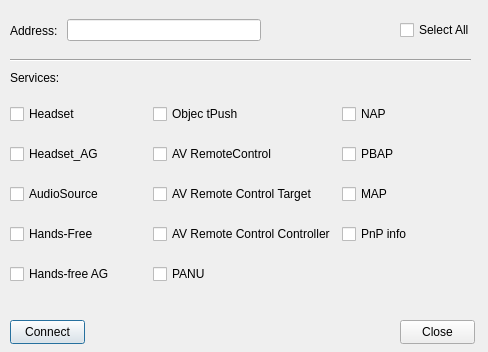
<?xml version="1.0" encoding="UTF-8"?>
<ui version="4.0">
 <class>Dialog</class>
 <widget class="QDialog" name="Dialog">
  <property name="geometry">
   <rect>
    <x>0</x>
    <y>0</y>
    <width>488</width>
    <height>352</height>
   </rect>
  </property>
  <property name="windowTitle">
   <string>Dialog</string>
  </property>
  <widget class="QWidget" name="horizontalLayoutWidget">
   <property name="geometry">
    <rect>
     <x>10</x>
     <y>10</y>
     <width>251</width>
     <height>41</height>
    </rect>
   </property>
   <layout class="QHBoxLayout" name="horizontalLayout">
    <item>
     <widget class="QLabel" name="label">
      <property name="text">
       <string>Address: </string>
      </property>
     </widget>
    </item>
    <item>
     <widget class="QLineEdit" name="lineEdit"/>
    </item>
   </layout>
  </widget>
  <widget class="QCheckBox" name="checkBox">
   <property name="geometry">
    <rect>
     <x>400</x>
     <y>20</y>
     <width>76</width>
     <height>20</height>
    </rect>
   </property>
   <property name="text">
    <string>Select All</string>
   </property>
  </widget>
  <widget class="QWidget" name="horizontalLayoutWidget_2">
   <property name="geometry">
    <rect>
     <x>10</x>
     <y>90</y>
     <width>468</width>
     <height>211</height>
    </rect>
   </property>
   <layout class="QGridLayout" name="gridLayout">
    <item row="2" column="0">
     <widget class="QCheckBox" name="checkBox_4">
      <property name="text">
       <string>AudioSource</string>
      </property>
     </widget>
    </item>
    <item row="0" column="0">
     <widget class="QCheckBox" name="checkBox_2">
      <property name="text">
       <string>Headset</string>
      </property>
     </widget>
    </item>
    <item row="3" column="0">
     <widget class="QCheckBox" name="checkBox_5">
      <property name="text">
       <string>Hands-Free</string>
      </property>
     </widget>
    </item>
    <item row="1" column="0">
     <widget class="QCheckBox" name="checkBox_3">
      <property name="text">
       <string>Headset_AG</string>
      </property>
     </widget>
    </item>
    <item row="4" column="0">
     <widget class="QCheckBox" name="checkBox_6">
      <property name="text">
       <string>Hands-free AG</string>
      </property>
     </widget>
    </item>
    <item row="3" column="2">
     <widget class="QCheckBox" name="checkBox_15">
      <property name="text">
       <string>PnP info</string>
      </property>
     </widget>
    </item>
    <item row="2" column="2">
     <widget class="QCheckBox" name="checkBox_14">
      <property name="text">
       <string>MAP</string>
      </property>
     </widget>
    </item>
    <item row="1" column="2">
     <widget class="QCheckBox" name="checkBox_13">
      <property name="text">
       <string>PBAP</string>
      </property>
     </widget>
    </item>
    <item row="0" column="2">
     <widget class="QCheckBox" name="checkBox_12">
      <property name="text">
       <string>NAP</string>
      </property>
     </widget>
    </item>
    <item row="4" column="1">
     <widget class="QCheckBox" name="checkBox_11">
      <property name="text">
       <string>PANU</string>
      </property>
     </widget>
    </item>
    <item row="3" column="1">
     <widget class="QCheckBox" name="checkBox_10">
      <property name="text">
       <string>AV Remote Control Controller</string>
      </property>
     </widget>
    </item>
    <item row="2" column="1">
     <widget class="QCheckBox" name="checkBox_9">
      <property name="text">
       <string>AV Remote Control Target</string>
      </property>
     </widget>
    </item>
    <item row="1" column="1">
     <widget class="QCheckBox" name="checkBox_8">
      <property name="text">
       <string>AV RemoteControl</string>
      </property>
     </widget>
    </item>
    <item row="0" column="1">
     <widget class="QCheckBox" name="checkBox_7">
      <property name="text">
       <string>Objec tPush</string>
      </property>
     </widget>
    </item>
   </layout>
  </widget>
  <widget class="QLabel" name="label_2">
   <property name="geometry">
    <rect>
     <x>10</x>
     <y>70</y>
     <width>49</width>
     <height>16</height>
    </rect>
   </property>
   <property name="text">
    <string>Services:</string>
   </property>
  </widget>
  <widget class="Line" name="line">
   <property name="geometry">
    <rect>
     <x>10</x>
     <y>50</y>
     <width>461</width>
     <height>20</height>
    </rect>
   </property>
   <property name="orientation">
    <enum>Qt::Horizontal</enum>
   </property>
  </widget>
  <widget class="QPushButton" name="pushButton">
   <property name="geometry">
    <rect>
     <x>10</x>
     <y>320</y>
     <width>75</width>
     <height>24</height>
    </rect>
   </property>
   <property name="text">
    <string>Connect</string>
   </property>
  </widget>
  <widget class="QPushButton" name="pushButton_2">
   <property name="geometry">
    <rect>
     <x>400</x>
     <y>320</y>
     <width>75</width>
     <height>24</height>
    </rect>
   </property>
   <property name="text">
    <string>Close</string>
   </property>
  </widget>
 </widget>
 <resources/>
 <connections>
  <connection>
   <sender>pushButton_2</sender>
   <signal>clicked()</signal>
   <receiver>Dialog</receiver>
   <slot>close()</slot>
   <hints>
    <hint type="sourcelabel">
     <x>357</x>
     <y>281</y>
    </hint>
    <hint type="destinationlabel">
     <x>201</x>
     <y>149</y>
    </hint>
   </hints>
  </connection>
 </connections>
</ui>
